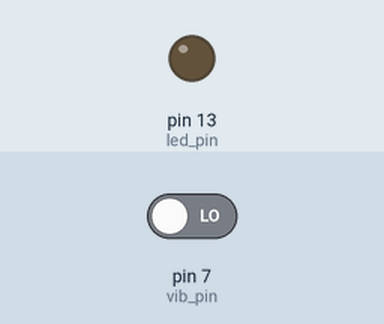
The sketch below on a simulated Arduino Uno, built with avr-gcc and run on an emulated ATmega328P. Parts: output pins drawn as LEDs (lit = HIGH). Inputs (shaded band) come from the test bench; at power-on: pin 7 (vib_pin) LOW. What the sketch prints to the serial monitor is not drawn.

Above: at 1.2 s.
1.3 s: pin 7 (vib_pin) driven HIGH
At 2.1 s:
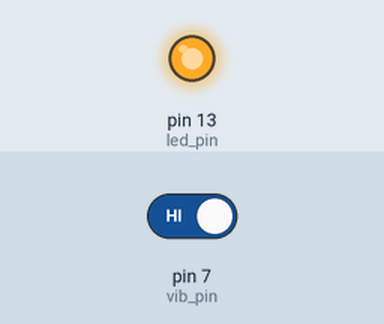
4.3 s: pin 7 (vib_pin) driven LOW
At 5.5 s:
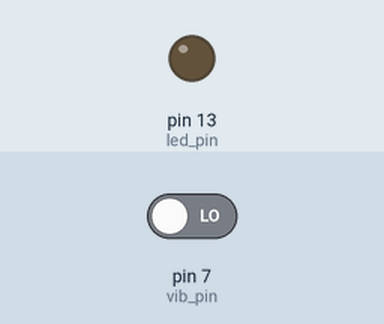
Timing chart, 0 to 7.3 s (numbered marks = the images above; inputs shaded):
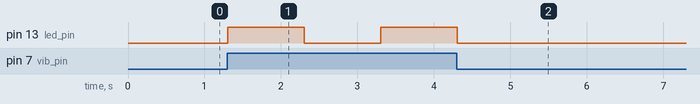

The sketch:

single_vib.ino
```cpp
int vib_pin=7;
int led_pin=13;

void setup() {
 pinMode(vib_pin,INPUT);
 pinMode(led_pin,OUTPUT);
 Serial.begin(9600);
}


void loop() {
 int val;
 val=digitalRead(vib_pin);
 if(val==1)
 {
   digitalWrite(led_pin,HIGH);
   Serial.println(val);
   delay(1000);
   digitalWrite(led_pin,LOW);
   delay(1000);
  }
  else
  digitalWrite(led_pin,LOW);
  Serial.println(val);
}
```

Measured:
- after the input at 1.3 s, pin 13 (led_pin): LOW → HIGH at once, → LOW 1.0 s later, → HIGH 1.0 s later
- after the input at 4.3 s, pin 13 (led_pin): goes on until 4.3 s, then stays LOW
